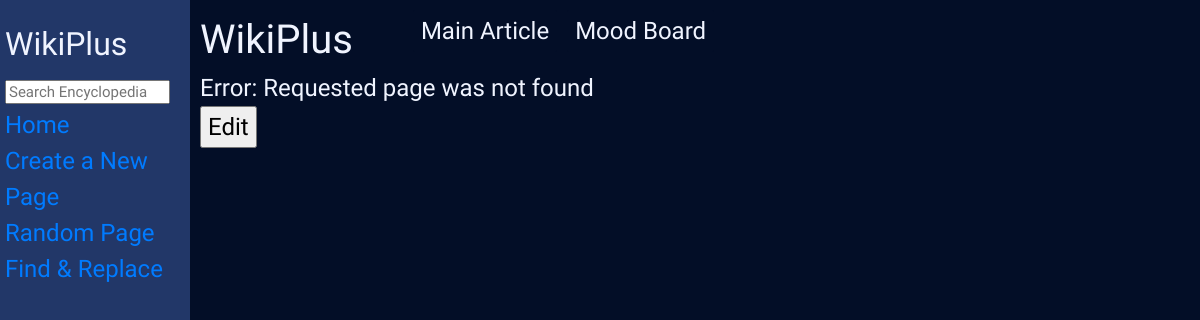
/WikiPlus, run on an earlier commit of the app's database.
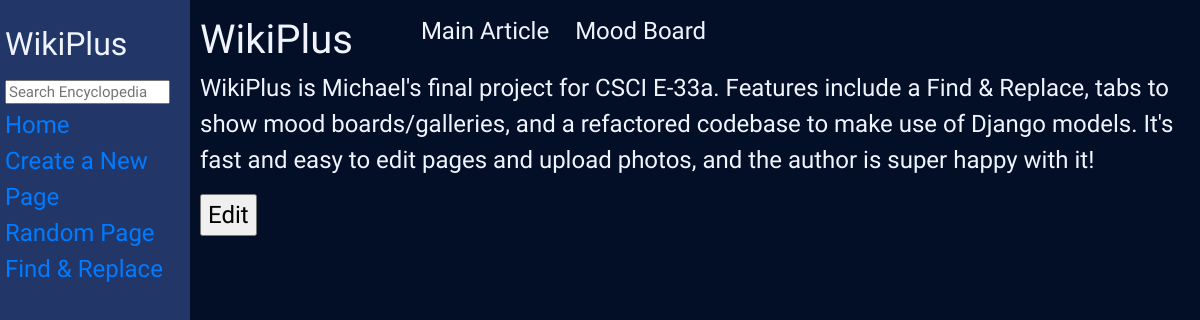
And on a later commit of the database.
### encyclopedia/models.py (models this page shows, shortened)
class WikiEntry(models.Model):
    id = models.AutoField(primary_key=True)
    title = models.CharField(max_length=50)
    content = models.TextField()
    images = models.URLField()
    edits = models.IntegerField(default=0)

### encyclopedia/views.py (the view)
# urls.py: path("<str:pagename>", views.wikipage, name="wikipage")
def wikipage(request, pagename):
    try:
        entry = WikiEntry.objects.get(title=pagename)
        images = []
        for url in entry.images.splitlines():
            images.append(url)
        return render(request, "encyclopedia/wikipage.html", {
            "pagename": pagename,
            "entry": markdown2.markdown(entry.content),
            "gallery": images
        })
    except ObjectDoesNotExist:
        return render(request, "encyclopedia/wikipage.html", {
            "pagename": pagename,
            "entry": "Error: Requested page was not found"
        })

### encyclopedia/templates/encyclopedia/wikipage.html (shortened to what this page needs)
{% extends "encyclopedia/layout.html" %}
{% load static %}
{% block body %}
<div id="page-header">
    <div id="page-title">{{ pagename }}</div>
    <ul id="tabs">
        <li><button id="content-tab">Main Article</button></li>
        <li><button id="gallery-tab">Mood Board</button></li>
    </ul>
</div>
<div id="content-view">
    {{ entry|safe }}
</div>
<form action="{% url 'wiki:editpage' %}" method="get">
    <input type="submit" value="Edit">
</form>
{% endblock %}

What changed in the data, as far as the page shows it:
added WikiEntry: title "WikiPlus", content "WikiPlus is Michael's final project for CSCI E-33a. Features include a Find & Replace, tabs to show mood boards/galleries, and a refactored codebase to make use of Django models. It's fast and easy to edit pages and upload photos, and the author is super happy with it!"
Also different on the page:
{{ pagename }}: "WikiPlus" → (not shown)
{{ entry|safe }}: "Error: Requested page was not found" → (not shown)
